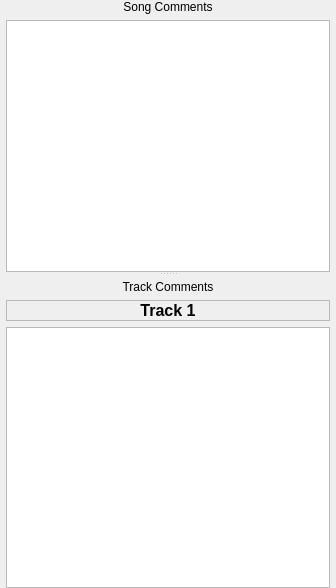
<?xml version="1.0" encoding="UTF-8"?>
<ui version="4.0">
 <class>CommentDockBase</class>
 <widget class="QWidget" name="CommentDockBase">
  <property name="geometry">
   <rect>
    <x>0</x>
    <y>0</y>
    <width>336</width>
    <height>588</height>
   </rect>
  </property>
  <property name="windowTitle">
   <string>Form</string>
  </property>
  <layout class="QVBoxLayout" name="verticalLayout_3">
   <property name="leftMargin">
    <number>6</number>
   </property>
   <property name="topMargin">
    <number>0</number>
   </property>
   <property name="rightMargin">
    <number>6</number>
   </property>
   <property name="bottomMargin">
    <number>0</number>
   </property>
   <item>
    <widget class="QSplitter" name="commentDockSplitter">
     <property name="orientation">
      <enum>Qt::Vertical</enum>
     </property>
     <widget class="QWidget" name="verticalLayoutWidget">
      <layout class="QVBoxLayout" name="verticalLayout">
       <item>
        <widget class="QLabel" name="label">
         <property name="text">
          <string>Song Comments</string>
         </property>
         <property name="alignment">
          <set>Qt::AlignCenter</set>
         </property>
        </widget>
       </item>
       <item>
        <widget class="QTextEdit" name="songComment"/>
       </item>
      </layout>
     </widget>
     <widget class="QWidget" name="verticalLayoutWidget_2">
      <layout class="QVBoxLayout" name="verticalLayout_2">
       <property name="topMargin">
        <number>4</number>
       </property>
       <item>
        <widget class="QLabel" name="label1">
         <property name="sizePolicy">
          <sizepolicy hsizetype="Preferred" vsizetype="Preferred">
           <horstretch>0</horstretch>
           <verstretch>0</verstretch>
          </sizepolicy>
         </property>
         <property name="text">
          <string>Track Comments</string>
         </property>
         <property name="alignment">
          <set>Qt::AlignCenter</set>
         </property>
         <property name="wordWrap">
          <bool>false</bool>
         </property>
        </widget>
       </item>
       <item>
        <widget class="QLabel" name="label2">
         <property name="font">
          <font>
           <pointsize>12</pointsize>
           <weight>75</weight>
           <bold>true</bold>
          </font>
         </property>
         <property name="frameShape">
          <enum>QFrame::StyledPanel</enum>
         </property>
         <property name="frameShadow">
          <enum>QFrame::Sunken</enum>
         </property>
         <property name="midLineWidth">
          <number>1</number>
         </property>
         <property name="text">
          <string>Track 1</string>
         </property>
         <property name="alignment">
          <set>Qt::AlignCenter</set>
         </property>
         <property name="wordWrap">
          <bool>false</bool>
         </property>
        </widget>
       </item>
       <item>
        <widget class="QTextEdit" name="textentry">
         <property name="font">
          <font>
           <pointsize>12</pointsize>
           <weight>75</weight>
           <bold>true</bold>
          </font>
         </property>
        </widget>
       </item>
      </layout>
     </widget>
    </widget>
   </item>
  </layout>
 </widget>
 <resources/>
 <connections/>
</ui>
